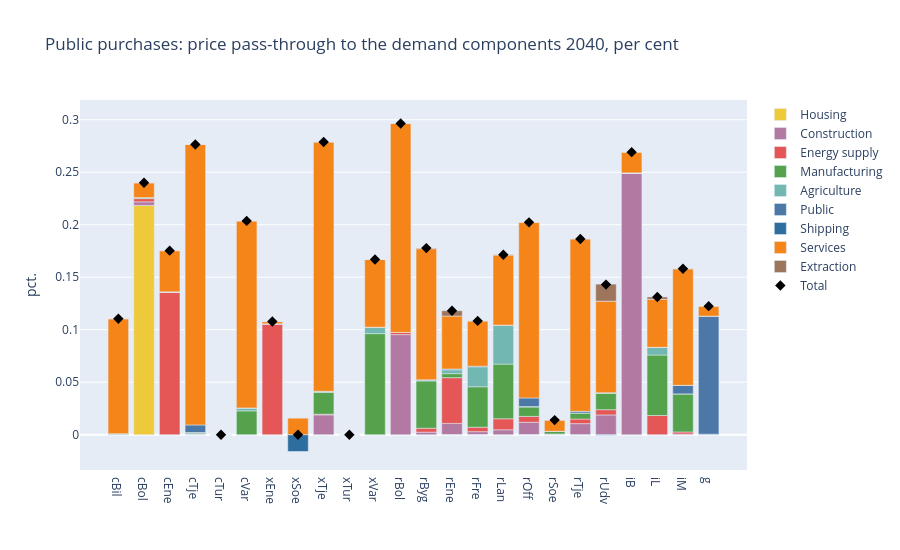

Write notebook code for a chart like this one.
### Markdown cell above
## 7. Price pass-through

The change in the price of a demand component, to a first order, is the change in the sector prices weighted
by the baseline shares of the sectors in its deliveries:

$$\Delta \log p_d \approx \sum_s w^{dom}_{d,s}\, \Delta \log pY_s + w^{imp}_{d,s}\, \Delta \log pM_s$$

with $\Delta$ the difference between the experiment and the baseline in `year`. The bars show the contribution
of each sector, the diamond the sum. Sectors without imports have no import price.

### Code cell
secs = sorted(io_viz.SECTOR_LABELS)
dlog = lambda v: np.log(alt_df.loc[year, v] / base_df.loc[year, v])
dlog_py = pd.Series({s: dlog(f'PY__{s.upper()}') for s in secs})
dlog_pm = pd.Series({s: dlog(f'PM__{s.upper()}') for s in secs if f'PM__{s.upper()}' in base_df}).dropna()
display(pd.DataFrame({'sector': [io_viz.SECTOR_LABELS[s] for s in secs],
                      'output price pY, %': 100 * dlog_py, 'import price pM, %': 100 * dlog_pm.reindex(secs)})
          .style.format({'output price pY, %': '{:.3f}', 'import price pM, %': '{:.3f}'}, na_rep='')
          .set_caption(f'{experiment}: change in the sector prices {year} (log difference x 100)'))

contrib = io_viz.price_contributions(base, year, dlog_py, dlog_pm)
io_viz.price_passthrough_bar(contrib, title=f'{experiment}: price pass-through to the demand components {year}, per cent')

### Figure 1 — Plotly figure (JSON) as saved in the notebook; plotly's stock layout.template omitted (floating-point values rounded to 4 significant figures)
{"data": [{"customdata": ["cBil: Consumption of cars", "cBol: Consumption of housing", "cEne: Consumption of energy", "cTje: Consumption of services", "cTur: Residents' tourism abroad", "cVar: Consumption of goods", "xEne: Exports of energy", "xSoe: Exports of shipping", "xTje: Exports of services", "xTur: Foreign tourists' spending", "xVar: Exports of goods", "rBol: Intermediate use, housing", "rByg: Intermediate use, construction", "rEne: Intermediate use, energy supply", "rFre: Intermediate use, manufacturing", "rLan: Intermediate use, agriculture", "rOff: Intermediate use, public", "rSoe: Intermediate use, shipping", "rTje: Intermediate use, services", "rUdv: Intermediate use, extraction", "iB: Investment in buildings", "iL: Change in inventories", "iM: Investment in machinery", "g: Public consumption"], "hovertemplate": "%{customdata}: %{y:.3f}", "marker": {"color": "rgba(238,202,59,1.0)", "pattern": {"shape": ""}}, "name": "Housing", "type": "bar", "x": ["cBil", "cBol", "cEne", "cTje", "cTur", "cVar", "xEne", "xSoe", "xTje", "xTur", "xVar", "rBol", "rByg", "rEne", "rFre", "rLan", "rOff", "rSoe", "rTje", "rUdv", "iB", "iL", "iM", "g"], "y": [0.0, 0.2184, 0.0, 0.0, 0.0, 0.0, 0.0, 0.0, 0.0, 0.0, 0.0, 0.0, 0.0, 0.0, 0.0, 0.0, 0.0, 0.0, 0.0, 0.0, 0.0, 0.0, 0.0, 0.0]}, {"customdata": ["cBil: Consumption of cars", "cBol: Consumption of housing", "cEne: Consumption of energy", "cTje: Consumption of services", "cTur: Residents' tourism abroad", "cVar: Consumption of goods", "xEne: Exports of energy", "xSoe: Exports of shipping", "xTje: Exports of services", "xTur: Foreign tourists' spending", "xVar: Exports of goods", "rBol: Intermediate use, housing", "rByg: Intermediate use, construction", "rEne: Intermediate use, energy supply", "rFre: Intermediate use, manufacturing", "rLan: Intermediate use, agriculture", "rOff: Intermediate use, public", "rSoe: Intermediate use, shipping", "rTje: Intermediate use, services", "rUdv: Intermediate use, extraction", "iB: Investment in buildings", "iL: Change in inventories", "iM: Investment in machinery", "g: Public consumption"], "hovertemplate": "%{customdata}: %{y:.3f}", "marker": {"color": "rgba(178,121,162,1.0)", "pattern": {"shape": ""}}, "name": "Construction", "type": "bar", "x": ["cBil", "cBol", "cEne", "cTje", "cTur", "cVar", "xEne", "xSoe", "xTje", "xTur", "xVar", "rBol", "rByg", "rEne", "rFre", "rLan", "rOff", "rSoe", "rTje", "rUdv", "iB", "iL", "iM", "g"], "y": [0.0, 0.003399, 0.0, 0.0006042, 0.0, 0.0, 0.0, 0.0, 0.01889, 0.0, 0.0, 0.09534, 0.002403, 0.01076, 0.002887, 0.004658, 0.01179, 0.0004185, 0.01052, 0.01881, 0.2492, 0.0, 0.0005827, 0.0]}, {"customdata": ["cBil: Consumption of cars", "cBol: Consumption of housing", "cEne: Consumption of energy", "cTje: Consumption of services", "cTur: Residents' tourism abroad", "cVar: Consumption of goods", "xEne: Exports of energy", "xSoe: Exports of shipping", "xTje: Exports of services", "xTur: Foreign tourists' spending", "xVar: Exports of goods", "rBol: Intermediate use, housing", "rByg: Intermediate use, construction", "rEne: Intermediate use, energy supply", "rFre: Intermediate use, manufacturing", "rLan: Intermediate use, agriculture", "rOff: Intermediate use, public", "rSoe: Intermediate use, shipping", "rTje: Intermediate use, services", "rUdv: Intermediate use, extraction", "iB: Investment in buildings", "iL: Change in inventories", "iM: Investment in machinery", "g: Public consumption"], "hovertemplate": "%{customdata}: %{y:.3f}", "marker": {"color": "rgba(228,87,86,1.0)", "pattern": {"shape": ""}}, "name": "Energy supply", "type": "bar", "x": ["cBil", "cBol", "cEne", "cTje", "cTur", "cVar", "xEne", "xSoe", "xTje", "xTur", "xVar", "rBol", "rByg", "rEne", "rFre", "rLan", "rOff", "rSoe", "rTje", "rUdv", "iB", "iL", "iM", "g"], "y": [0.0, 0.003085, 0.1356, 0.0, 0.0, 0.0, 0.1056, 0.0, 0.0006628, 0.0, 0.0, 0.002021, 0.003735, 0.04355, 0.004257, 0.01054, 0.005653, 0.0002451, 0.004402, 0.00501, 0.0, 0.01826, 0.002007, 0.0]}, {"customdata": ["cBil: Consumption of cars", "cBol: Consumption of housing", "cEne: Consumption of energy", "cTje: Consumption of services", "cTur: Residents' tourism abroad", "cVar: Consumption of goods", "xEne: Exports of energy", "xSoe: Exports of shipping", "xTje: Exports of services", "xTur: Foreign tourists' spending", "xVar: Exports of goods", "rBol: Intermediate use, housing", "rByg: Intermediate use, construction", "rEne: Intermediate use, energy supply", "rFre: Intermediate use, manufacturing", "rLan: Intermediate use, agriculture", "rOff: Intermediate use, public", "rSoe: Intermediate use, shipping", "rTje: Intermediate use, services", "rUdv: Intermediate use, extraction", "iB: Investment in buildings", "iL: Change in inventories", "iM: Investment in machinery", "g: Public consumption"], "hovertemplate": "%{customdata}: %{y:.3f}", "marker": {"color": "rgba(84,162,75,1.0)", "pattern": {"shape": ""}}, "name": "Manufacturing", "type": "bar", "x": ["cBil", "cBol", "cEne", "cTje", "cTur", "cVar", "xEne", "xSoe", "xTje", "xTur", "xVar", "rBol", "rByg", "rEne", "rFre", "rLan", "rOff", "rSoe", "rTje", "rUdv", "iB", "iL", "iM", "g"], "y": [0.0009174, 0.0009264, 0.000136, 0.0009486, 0.0, 0.02268, 2.137e-05, 0.0, 0.02096, 0.0, 0.09627, 6.475e-05, 0.04526, 0.003816, 0.0385, 0.05204, 0.008936, 0.002585, 0.005752, 0.01587, 0.0, 0.05763, 0.03628, 0.0004616]}, {"customdata": ["cBil: Consumption of cars", "cBol: Consumption of housing", "cEne: Consumption of energy", "cTje: Consumption of services", "cTur: Residents' tourism abroad", "cVar: Consumption of goods", "xEne: Exports of energy", "xSoe: Exports of shipping", "xTje: Exports of services", "xTur: Foreign tourists' spending", "xVar: Exports of goods", "rBol: Intermediate use, housing", "rByg: Intermediate use, construction", "rEne: Intermediate use, energy supply", "rFre: Intermediate use, manufacturing", "rLan: Intermediate use, agriculture", "rOff: Intermediate use, public", "rSoe: Intermediate use, shipping", "rTje: Intermediate use, services", "rUdv: Intermediate use, extraction", "iB: Investment in buildings", "iL: Change in inventories", "iM: Investment in machinery", "g: Public consumption"], "hovertemplate": "%{customdata}: %{y:.3f}", "marker": {"color": "rgba(114,183,178,1.0)", "pattern": {"shape": ""}}, "name": "Agriculture", "type": "bar", "x": ["cBil", "cBol", "cEne", "cTje", "cTur", "cVar", "xEne", "xSoe", "xTje", "xTur", "xVar", "rBol", "rByg", "rEne", "rFre", "rLan", "rOff", "rSoe", "rTje", "rUdv", "iB", "iL", "iM", "g"], "y": [0.0, 0.0, 0.0003754, 0.0005309, 0.0, 0.00283, 0.0, 0.0, 3.294e-05, 0.0, 0.006175, 0.0, 0.0, 0.003684, 0.01905, 0.03687, 0.0004149, 0.0, 0.0, 0.0, 0.0, 0.007325, 0.0, 0.0]}, {"customdata": ["cBil: Consumption of cars", "cBol: Consumption of housing", "cEne: Consumption of energy", "cTje: Consumption of services", "cTur: Residents' tourism abroad", "cVar: Consumption of goods", "xEne: Exports of energy", "xSoe: Exports of shipping", "xTje: Exports of services", "xTur: Foreign tourists' spending", "xVar: Exports of goods", "rBol: Intermediate use, housing", "rByg: Intermediate use, construction", "rEne: Intermediate use, energy supply", "rFre: Intermediate use, manufacturing", "rLan: Intermediate use, agriculture", "rOff: Intermediate use, public", "rSoe: Intermediate use, shipping", "rTje: Intermediate use, services", "rUdv: Intermediate use, extraction", "iB: Investment in buildings", "iL: Change in inventories", "iM: Investment in machinery", "g: Public consumption"], "hovertemplate": "%{customdata}: %{y:.3f}", "marker": {"color": "rgba(76,120,168,1.0)", "pattern": {"shape": ""}}, "name": "Public", "type": "bar", "x": ["cBil", "cBol", "cEne", "cTje", "cTur", "cVar", "xEne", "xSoe", "xTje", "xTur", "xVar", "rBol", "rByg", "rEne", "rFre", "rLan", "rOff", "rSoe", "rTje", "rUdv", "iB", "iL", "iM", "g"], "y": [0.0, 0.0, 0.0, 0.007195, 0.0, 0.0, 0.0, 0.0, 0.0008458, 0.0, 0.0, 0.0, 0.0008385, 0.0007683, 0.0005614, 0.0002692, 0.008201, 0.0, 0.001601, 0.0002832, 0.0001709, 0.0, 0.008171, 0.1125]}, {"customdata": ["cBil: Consumption of cars", "cBol: Consumption of housing", "cEne: Consumption of energy", "cTje: Consumption of services", "cTur: Residents' tourism abroad", "cVar: Consumption of goods", "xEne: Exports of energy", "xSoe: Exports of shipping", "xTje: Exports of services", "xTur: Foreign tourists' spending", "xVar: Exports of goods", "rBol: Intermediate use, housing", "rByg: Intermediate use, construction", "rEne: Intermediate use, energy supply", "rFre: Intermediate use, manufacturing", "rLan: Intermediate use, agriculture", "rOff: Intermediate use, public", "rSoe: Intermediate use, shipping", "rTje: Intermediate use, services", "rUdv: Intermediate use, extraction", "iB: Investment in buildings", "iL: Change in inventories", "iM: Investment in machinery", "g: Public consumption"], "hovertemplate": "%{customdata}: %{y:.3f}", "marker": {"color": "rgba(46,110,158,1.0)", "pattern": {"shape": ""}}, "name": "Shipping", "type": "bar", "x": ["cBil", "cBol", "cEne", "cTje", "cTur", "cVar", "xEne", "xSoe", "xTje", "xTur", "xVar", "rBol", "rByg", "rEne", "rFre", "rLan", "rOff", "rSoe", "rTje", "rUdv", "iB", "iL", "iM", "g"], "y": [0.0, 0.0, 0.0, -8.335e-05, 0.0, 0.0, 0.0, -0.01602, 0.0, 0.0, 0.0, 0.0, 0.0, -4.115e-05, -3.876e-05, 0.0, -6.081e-05, -1.825e-05, -0.0001977, -0.000467, 0.0, 0.0, 0.0, 0.0]}, {"customdata": ["cBil: Consumption of cars", "cBol: Consumption of housing", "cEne: Consumption of energy", "cTje: Consumption of services", "cTur: Residents' tourism abroad", "cVar: Consumption of goods", "xEne: Exports of energy", "xSoe: Exports of shipping", "xTje: Exports of services", "xTur: Foreign tourists' spending", "xVar: Exports of goods", "rBol: Intermediate use, housing", "rByg: Intermediate use, construction", "rEne: Intermediate use, energy supply", "rFre: Intermediate use, manufacturing", "rLan: Intermediate use, agriculture", "rOff: Intermediate use, public", "rSoe: Intermediate use, shipping", "rTje: Intermediate use, services", "rUdv: Intermediate use, extraction", "iB: Investment in buildings", "iL: Change in inventories", "iM: Investment in machinery", "g: Public consumption"], "hovertemplate": "%{customdata}: %{y:.3f}", "marker": {"color": "rgba(245,133,24,1.0)", "pattern": {"shape": ""}}, "name": "Services", "type": "bar", "x": ["cBil", "cBol", "cEne", "cTje", "cTur", "cVar", "xEne", "xSoe", "xTje", "xTur", "xVar", "rBol", "rByg", "rEne", "rFre", "rLan", "rOff", "rSoe", "rTje", "rUdv", "iB", "iL", "iM", "g"], "y": [0.1095, 0.01413, 0.03923, 0.2672, 0.0, 0.1781, 0.002119, 0.01599, 0.2374, 0.0, 0.06445, 0.199, 0.1249, 0.05044, 0.04308, 0.06669, 0.1673, 0.01067, 0.1642, 0.08722, 0.01974, 0.0458, 0.111, 0.009513]}, {"customdata": ["cBil: Consumption of cars", "cBol: Consumption of housing", "cEne: Consumption of energy", "cTje: Consumption of services", "cTur: Residents' tourism abroad", "cVar: Consumption of goods", "xEne: Exports of energy", "xSoe: Exports of shipping", "xTje: Exports of services", "xTur: Foreign tourists' spending", "xVar: Exports of goods", "rBol: Intermediate use, housing", "rByg: Intermediate use, construction", "rEne: Intermediate use, energy supply", "rFre: Intermediate use, manufacturing", "rLan: Intermediate use, agriculture", "rOff: Intermediate use, public", "rSoe: Intermediate use, shipping", "rTje: Intermediate use, services", "rUdv: Intermediate use, extraction", "iB: Investment in buildings", "iL: Change in inventories", "iM: Investment in machinery", "g: Public consumption"], "hovertemplate": "%{customdata}: %{y:.3f}", "marker": {"color": "rgba(157,117,93,1.0)", "pattern": {"shape": ""}}, "name": "Extraction", "type": "bar", "x": ["cBil", "cBol", "cEne", "cTje", "cTur", "cVar", "xEne", "xSoe", "xTje", "xTur", "xVar", "rBol", "rByg", "rEne", "rFre", "rLan", "rOff", "rSoe", "rTje", "rUdv", "iB", "iL", "iM", "g"], "y": [0.0, 0.0, 0.0, 0.0, 0.0, 0.0, 1.814e-33, 0.0, 1.88e-34, 0.0, 5.876e-35, 0.0, 0.0005723, 0.005097, 0.0001006, 0.0004124, 5.155e-05, 0.0, 4.72e-05, 0.01627, 0.0, 0.002207, 0.0, 0.0]}, {"customdata": ["cBil: Consumption of cars", "cBol: Consumption of housing", "cEne: Consumption of energy", "cTje: Consumption of services", "cTur: Residents' tourism abroad", "cVar: Consumption of goods", "xEne: Exports of energy", "xSoe: Exports of shipping", "xTje: Exports of services", "xTur: Foreign tourists' spending", "xVar: Exports of goods", "rBol: Intermediate use, housing", "rByg: Intermediate use, construction", "rEne: Intermediate use, energy supply", "rFre: Intermediate use, manufacturing", "rLan: Intermediate use, agriculture", "rOff: Intermediate use, public", "rSoe: Intermediate use, shipping", "rTje: Intermediate use, services", "rUdv: Intermediate use, extraction", "iB: Investment in buildings", "iL: Change in inventories", "iM: Investment in machinery", "g: Public consumption"], "hovertemplate": "%{customdata}: %{y:.3f}", "marker": {"color": "black", "size": 8, "symbol": "diamond"}, "mode": "markers", "name": "Total", "type": "scatter", "x": ["cBil", "cBol", "cEne", "cTje", "cTur", "cVar", "xEne", "xSoe", "xTje", "xTur", "xVar", "rBol", "rByg", "rEne", "rFre", "rLan", "rOff", "rSoe", "rTje", "rUdv", "iB", "iL", "iM", "g"], "y": [0.1104, 0.24, 0.1753, 0.2764, 0.0, 0.2036, 0.1078, -2.655e-05, 0.2788, 0.0, 0.1669, 0.2964, 0.1777, 0.1181, 0.1084, 0.1715, 0.2023, 0.0139, 0.1864, 0.143, 0.2692, 0.1312, 0.1581, 0.1224]}], "layout": {"barmode": "relative", "height": 550, "title": {"text": "Public purchases: price pass-through to the demand components 2040, per cent"}, "yaxis": {"title": {"text": "pct."}}}}
